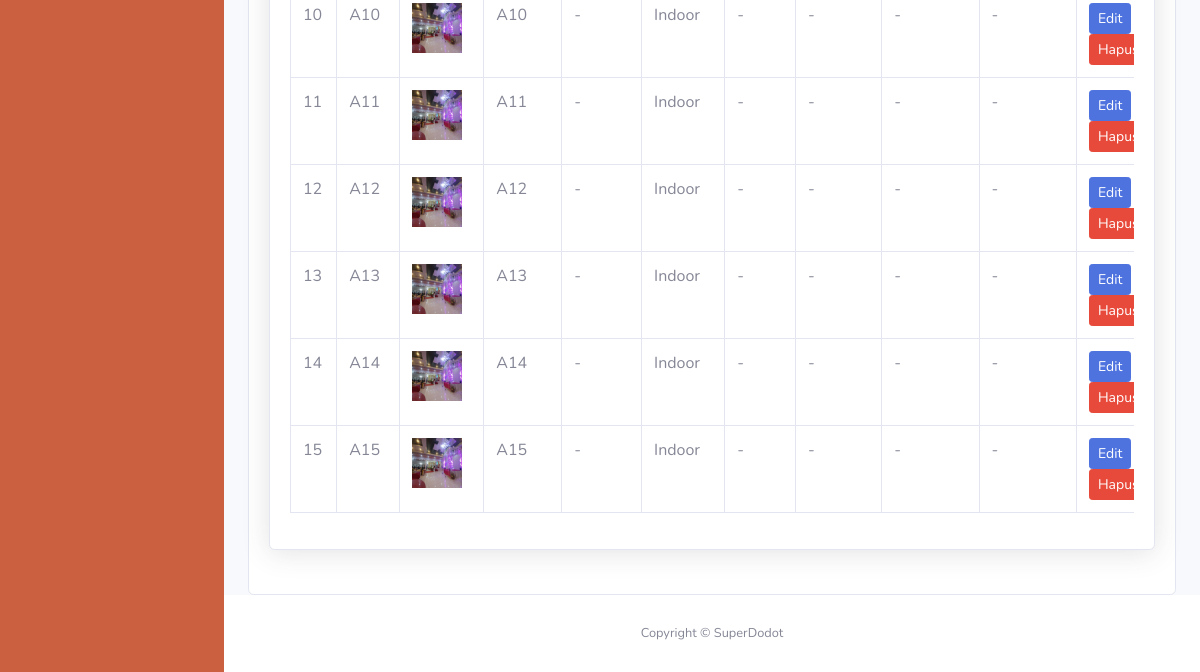
Before: /admin/data_alternatif.php (signed in, lower part) with the older database file.
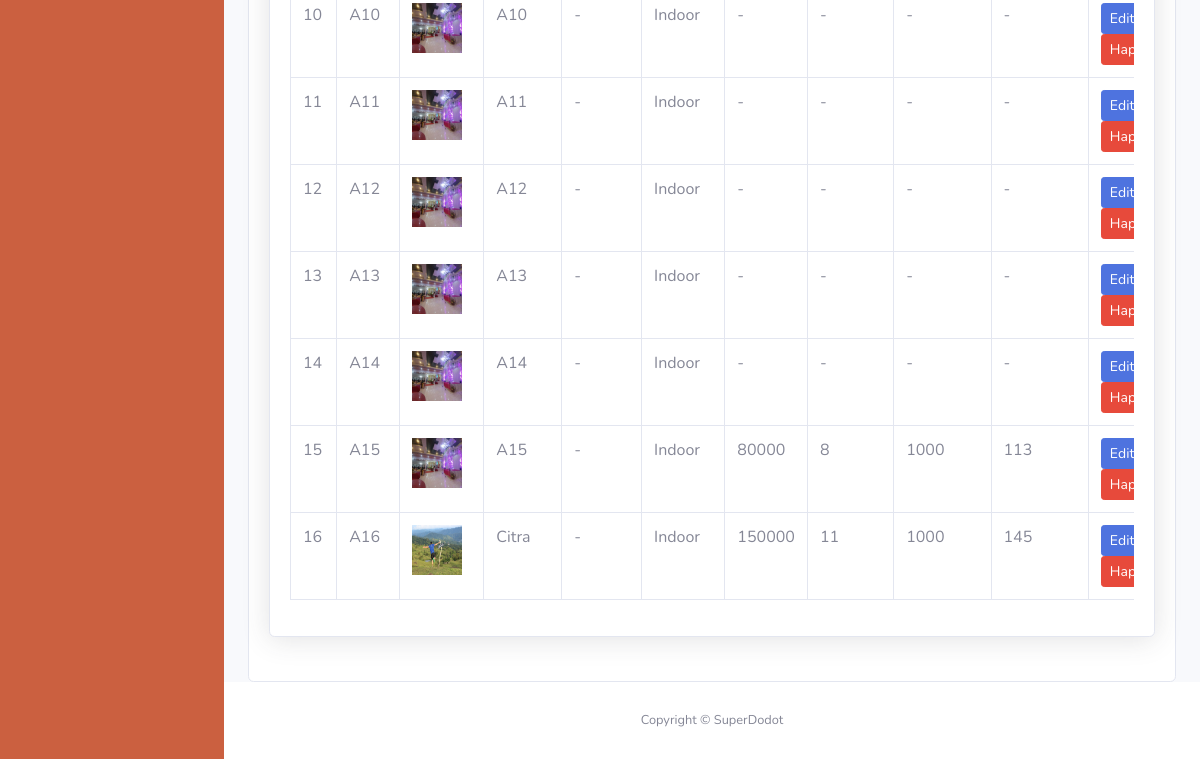
After: the same page with the newer database file.
### tables this page shows
CREATE TABLE `kec_alt_kriteria` (
  `id_alt_kriteria` int(11) NOT NULL,
  `f_id_alternatif` int(11) NOT NULL,
  `f_id_kriteria` char(3) NOT NULL,
  `f_id_sub_kriteria` int(11) NOT NULL,
  `detail` varchar(255) DEFAULT NULL
);

CREATE TABLE `alternatif` (
  `id_alternatif` int(11) NOT NULL,
  `nama_alternatif` varchar(255) NOT NULL,
  `gambar` varchar(255) NOT NULL,
  `alamat` text NOT NULL,
  `latitude` varchar(255) NOT NULL,
  `longitude` varchar(255) NOT NULL,
  `konsep_gedung` enum('Indoor','Outdoor') NOT NULL
);

CREATE TABLE `kriteria` (
  `id_kriteria` char(3) NOT NULL,
  `nama_kriteria` varchar(255) NOT NULL,
  `jenis_kriteria` enum('Cost','Benefit') NOT NULL
);

### config.php (called while the page is built, shortened)
<?php
function connectDatabase()
{
    $conn = new mysqli(DB_HOST, DB_USERNAME, DB_PASSWORD, DB_NAME);
    return $conn;
}
?>

### admin/functions/data_alternatif.php (called while the page is built, shortened)
<?php
    require_once '../config.php';
    class Alternatif{
        private $db;
        public function __construct()
        {
            $this->db = connectDatabase();
        }
        public function getAlternatif(){
            return $this->db->query("SELECT a.nama_alternatif, a.id_alternatif, a.gambar, a.latitude, a.longitude, a.konsep_gedung, a.alamat, kak.id_alt_kriteria,
                sk.id_sub_kriteria, kak.detail
                FROM alternatif a
                JOIN kec_alt_kriteria kak ON a.id_alternatif = kak.f_id_alternatif
                JOIN sub_kriteria sk ON kak.f_id_sub_kriteria = sk.id_sub_kriteria
                JOIN kriteria k ON kak.f_id_kriteria = k.id_kriteria
                GROUP BY a.nama_alternatif ORDER BY a.id_alternatif ASC;
            ");
        }
        public function getKecAltKrit(){
            return $this->db->query(
                "SELECT *
                FROM kec_alt_kriteria kac
                JOIN sub_kriteria sk ON sk.id_sub_kriteria=kac.f_id_sub_kriteria
                JOIN kriteria k ON k.id_kriteria=kac.f_id_kriteria
                ORDER BY kac.f_id_alternatif, kac.f_id_kriteria;
            ");
        }
        public function getKriteria()
        {
           return $this->db->query(
                "SELECT * FROM kriteria"
           );
        }
    }
    $Alternatif = new Alternatif();
?>

### admin/data_alternatif.php (the view, shortened to what this page needs)
<?php
require_once './header.php';
require_once './functions/data_alternatif.php';
$dataAlternatif = $Alternatif->getAlternatif();
$getKecAltKrit = $Alternatif->getKecAltKrit();
while ($row = $getKecAltKrit->fetch_object()) {
  $i = $row->f_id_alternatif;
  $j = $row->f_id_kriteria;
  $aij = $row->detail;
  $nilai1[$i][$j] = $aij;
}
$dataKriteria = $Alternatif->getKriteria();
?>
<div class="row">
    <div class="col-lg-12">
        <div class="card">
            <div class="card-body">
                <div class="card shadow mb-4">
                    <div class="card-body">
                        <div class="table-responsive">
                            <table class="table table-bordered nowrap" id="table" style="width:100%" cellspacing="0">
                                <tbody>
                                    <?php $i = 0;?>
                                    <?php foreach ($dataAlternatif as $key => $data_alternatif):?>
                                    <tr>
                                        <td><?=(++$i);?></td>
                                        <td>A<?=($i);?></td>
                                        <td><a href="../images/<?=$data_alternatif['gambar'];?>" data-lightbox="image-1"
                                                data-title="<?=$data_alternatif['nama_alternatif'];?>">
                                                <img style="width: 50px; height: 50px;"
                                                    src="../images/<?=$data_alternatif['gambar'];?>"
                                                    alt="Gambar <?=$data_alternatif['nama_alternatif'];?>">
                                            </a>
                                        </td>
                                        <td><?=$data_alternatif['nama_alternatif']??'-';?></td>
                                        <td><?=$data_alternatif['alamat']??'-';?></td>
                                        <td><?=$data_alternatif['konsep_gedung']??'-';?></td>
                                        <?php foreach ($dataKriteria as $key => $kriteria):?>
                                        <td><?=$nilai1[$data_alternatif['id_alternatif']][$kriteria['id_kriteria']]??'-';?>
                                        </td>
                                        <?php endforeach;?>
                                        <td>
                                            <button data-toggle="modal"
                                                data-target="#edit<?=$data_alternatif['id_alternatif'];?>" type="button"
                                                class="btn btn-sm btn-primary">Edit</button>
                                            <button data-toggle="modal"
                                                data-target="#hapus<?=$data_alternatif['id_alternatif'];?>"
                                                type="button" class="btn btn-sm btn-danger">Hapus</button>
                                        </td>
                                    </tr>
                                    <?php endforeach;?>
                                </tbody>
                            </table>
                        </div>
                    </div>
                </div>
            </div>
        </div>
    </div>
</div>
<?php require_once './footer.php';?>

Changed rows visible on the page:
computed for alternatif (number 6 of 7 on the later page): id_alternatif.id_kriteria "-" → "80000"; id_alternatif.id_kriteria "-" → "8"; id_alternatif.id_kriteria "-" → "1000"; id_alternatif.id_kriteria "-" → "113"
added kec_alt_kriteria: f_id_alternatif.gambar (picture), f_id_alternatif.nama_alternatif "Citra", f_id_alternatif.alamat "-", f_id_alternatif.konsep_gedung "Indoor"
added alternatif: id_alternatif.id_kriteria "150000", id_alternatif.id_kriteria "11", id_alternatif.id_kriteria "1000", id_alternatif.id_kriteria "145"
